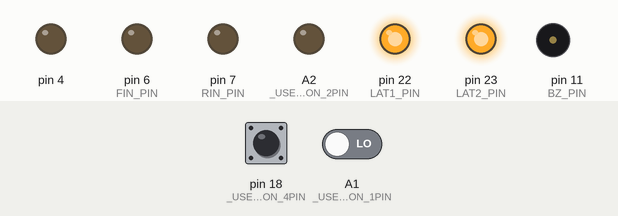
This sketch was run on a simulated Arduino Leonardo, built with avr-gcc and run on an emulated ATmega32U4. On the bench: output pins drawn as LEDs (lit = HIGH), buzzer (waves = sounding). The inputs (shaded band) are chosen by the test bench; at power-on: A1 (_USER_CON_1PIN) LOW, pin 18 (_USER_CON_4PIN) HIGH.

Above: at 1.2 s.
1.3 s: A1 (_USER_CON_1PIN) driven HIGH
At 1.6 s:
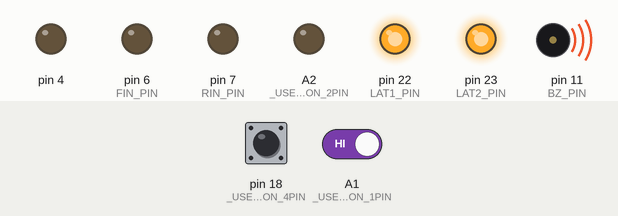
2.8 s: A1 (_USER_CON_1PIN) driven LOW
Timing chart, 0 to 5.8 s (numbered marks = the images above; inputs shaded):
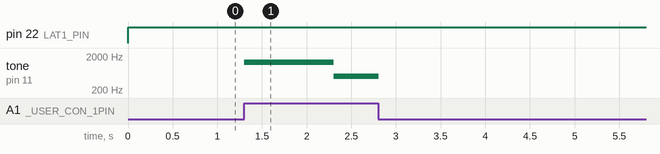

The sketch:

kadai4b.ino
```cpp
// 7:13

#define USE_TIMER3_ISR
#include "mono_con.h"

int tsw, sw;

const int bzpitch[2] = { 1300, 500 };

int bzidx = 0;
bool first = true;

int count = 0;

word in, tc;

void onedisp(int n) {
	static int pren = -1;
	if (n != pren) {
		pren = n;
		disp(num[n / 10], num[n % 10]);
	}
}

ISR(TIMER3_COMPA_vect) {
	if (in++ > 5) {
		in = 0;
		tsw = digitalRead(_USER_CON_5PIN);
		sw = digitalRead(_USER_CON_4PIN);
	}

	if (tsw == HIGH) tc++;
}

void setup() {
	config_init();
	serial_init();
	tsw = digitalRead(_USER_CON_5PIN);
	sw = digitalRead(_USER_CON_4PIN);
}

void loop() {
	if (tsw == HIGH) {
		if (first) {
			first = false;
			bzidx = 0;
			tc = 0;
			count++;
			tone(BZ_PIN, bzpitch[bzidx]);
		}

		if (tc > 1000) {
			tc = 0;
			if (++bzidx > 1) bzidx = 0;
			tone(BZ_PIN, bzpitch[bzidx]);
			if (++count > 99) count = 0;
		}
	} else {
		first = true;
		noTone(BZ_PIN);
		if (sw == LOW) {
			count = 0;
		}
	}

	onedisp(count);
}
```

mono_con.h
```cpp
//===================================================================================================================
//
//  高校生ものづくりコンテスト2026岡山県大会用 ArduinoShield
//
//    出力回路: 百エディケーション製
//    https://hyakuedu.wordpress.com/
//
//    CPU Board: Arduino MEGA 2560 R3
//                                     2026/01/08 OKAKO
//
//===================================================================================================================
#ifndef _MONO_CON_2026_H
#define _MONO_CON_2026_H

//--- Arduino  ATmega2560 Input
#define _USER_CON_1PIN A1
#define _USER_CON_2PIN A2
#define _USER_CON_3PIN 17
#define _USER_CON_4PIN 18
#define _USER_CON_5PIN 19
#define _USER_CON_6PIN 40
#define _USER_CON_7PIN 42
#define _USER_CON_8PIN 20 //GND

//--- OKAKO_Shield_CN2
#define BOARD_SW_PIN 26
#define BZ_PIN 11
#define FIN_PIN 6
#define RIN_PIN 7
#define LAT2_PIN 23
#define LAT1_PIN 22
#define SCK_PIN 24
#define SDI_PIN 25

//--- セグメントLED 0-9,blank
const int num[11] = { 0x3f, 0x06, 0x5b, 0x4f, 0x66,  //0, 1, 2, 3, 4
                      0x6d, 0x7d, 0x27, 0x7f, 0x6f,  //5, 6, 7, 8, 9
                      0x00 };                        //blank

//--- レジスタ初期設定
void config_init(void) {
  pinMode(_USER_CON_1PIN, INPUT);
  pinMode(_USER_CON_2PIN, INPUT);
  pinMode(_USER_CON_3PIN, INPUT);
  pinMode(_USER_CON_4PIN, INPUT);
  pinMode(_USER_CON_5PIN, INPUT);
  pinMode(_USER_CON_6PIN, INPUT);
  pinMode(_USER_CON_7PIN, INPUT);

  pinMode(_USER_CON_8PIN, OUTPUT);
  digitalWrite(_USER_CON_8PIN, LOW); //IN_D4をGND設定

  pinMode(BOARD_SW_PIN, INPUT);
  pinMode(BZ_PIN, OUTPUT);
  pinMode(RIN_PIN, OUTPUT);
  pinMode(FIN_PIN, OUTPUT);
  pinMode(LAT1_PIN, OUTPUT);
  pinMode(LAT2_PIN, OUTPUT);
  pinMode(SCK_PIN, OUTPUT);
  pinMode(SDI_PIN, OUTPUT);

  ////////// DCモータ制御用PWM信号生成用のタイマ(Timer4)の周波数を31.37KHzに変更 //////////
  TCCR4B = (TCCR4B & 0b11111000) | 0x01;

#ifdef USE_TIMER3_ISR
  ////////// 1ms割り込み用のタイマ(Timer3)の初期化 //////////
  TCCR3A = 0;
  TCCR3B = 0x0b;
  // OCR3A = 124;
  OCR3A = 249;
  TIMSK3 = 2;
#endif
}

//--- 構造体宣言bitset
struct bitset {
  int SDI : 1;   // bit0 シリアルデータ
  int SCK : 1;   // bit1 シリアルクロック
  int LAT1 : 1;  // bit2 7seg LED 系ラッチ
  int LAT2 : 1;  // bit3 フルカラーLED,step モータ系ラッチ
  int DCM : 2;   // bit4,5 DC モータの動作モード
  int BZ : 1;    // bit6 圧電スピーカ
  int TSW : 1;   // bit7 タクトスイッチ入力
};
struct bitset RC;  // 構造体変数

//--- 共用体宣言lm (LED & step Motor)
union {
  struct {               //--- 構造体宣言，bit というグループ名
    int SM : 4;   // bit0 ～ bit3 ステッピングモータ励磁信号
    int R : 1;    // bit4 フルカラーLED，赤色
    int B : 1;    // bit5 フルカラーLED，青色
    int G : 1;    // bit6 フルカラーLED，緑色
    int res : 1;  // bit7 未使用
  } bit;          // bit アクセス名
  struct {
    int SM : 4;
    int GBR : 3;  // フルカラーLED, カラーコードを3bitで指定
    int res : 1;
  } color;  // GBRを3ビットアクセス名
  int b8;   // byte アクセス名
} lm;       // 共用体変数名

//--- U1,U2,U3初期化
void serial_init(void) {
  // U1, U2
  digitalWrite(LAT1_PIN, LOW);
  shiftOut(SDI_PIN, SCK_PIN, MSBFIRST, 0x00);
  shiftOut(SDI_PIN, SCK_PIN, MSBFIRST, 0x00);
  digitalWrite(LAT1_PIN, HIGH);

  // U3
  digitalWrite(LAT2_PIN, LOW);
  shiftOut(SDI_PIN, SCK_PIN, MSBFIRST, 0x00);
  digitalWrite(LAT2_PIN, HIGH);
}

//--- 2桁7セグメントLEDの表示関数
void disp(char leftPat, char rightPat) {
  digitalWrite(LAT1_PIN, LOW);
  shiftOut(SDI_PIN, SCK_PIN, MSBFIRST, leftPat);
  shiftOut(SDI_PIN, SCK_PIN, MSBFIRST, rightPat);
  digitalWrite(LAT1_PIN, HIGH);
}

//--- ステッピングモータの初期設定関数
int stepm_init(int n) {
  int spm[5] = { 0x9,     // A
                 0xc,     // B
                 0x6,     // nA
                 0x3,     // nB
                 0x00 };  // Stop

  return spm[n];
}

//--- フルカラーLEDとステッピングモータの動作制御関数
void led_stepmotor(char n) {
  digitalWrite(LAT2_PIN, LOW);
  shiftOut(SDI_PIN, SCK_PIN, MSBFIRST, n);
  digitalWrite(LAT2_PIN, HIGH);
}

#endif
```

Measured:
- after the input at 1.3 s, tone on pin 11 (BZ_PIN): silent → 1300 Hz at once, → 500 Hz 1.0 s later
